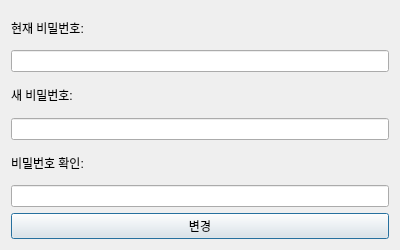
<?xml version="1.0" encoding="UTF-8"?>
<ui version="4.0">
 <class>ChangePasswordDialog</class>
 <widget class="QDialog" name="ChangePasswordDialog">
  <property name="geometry">
   <rect>
    <x>0</x>
    <y>0</y>
    <width>400</width>
    <height>250</height>
   </rect>
  </property>
  <property name="windowTitle">
   <string>비밀번호 변경</string>
  </property>
  <layout class="QVBoxLayout" name="verticalLayout">
   <!-- 현재 비밀번호 입력란 -->
   <item>
    <widget class="QLabel" name="currentPasswordLabel">
     <property name="text">
      <string>현재 비밀번호:</string>
     </property>
    </widget>
   </item>
   <item>
    <widget class="QLineEdit" name="currentPasswordLineEdit">
     <property name="echoMode">
      <enum>QLineEdit::Password</enum>
     </property>
    </widget>
   </item>

   <!-- 새 비밀번호 입력란 -->
   <item>
    <widget class="QLabel" name="newPasswordLabel">
     <property name="text">
      <string>새 비밀번호:</string>
     </property>
    </widget>
   </item>
   <item>
    <widget class="QLineEdit" name="newPasswordLineEdit">
     <property name="echoMode">
      <enum>QLineEdit::Password</enum>
     </property>
    </widget>
   </item>

   <!-- 비밀번호 확인 입력란 -->
   <item>
    <widget class="QLabel" name="confirmPasswordLabel">
     <property name="text">
      <string>비밀번호 확인:</string>
     </property>
    </widget>
   </item>
   <item>
    <widget class="QLineEdit" name="confirmPasswordLineEdit">
     <property name="echoMode">
      <enum>QLineEdit::Password</enum>
     </property>
    </widget>
   </item>

   <!-- 변경 버튼 -->
   <item>
    <widget class="QPushButton" name="acceptButton">
     <property name="text">
      <string>변경</string>
     </property>
    </widget>
   </item>
  </layout>
 </widget>
</ui>
